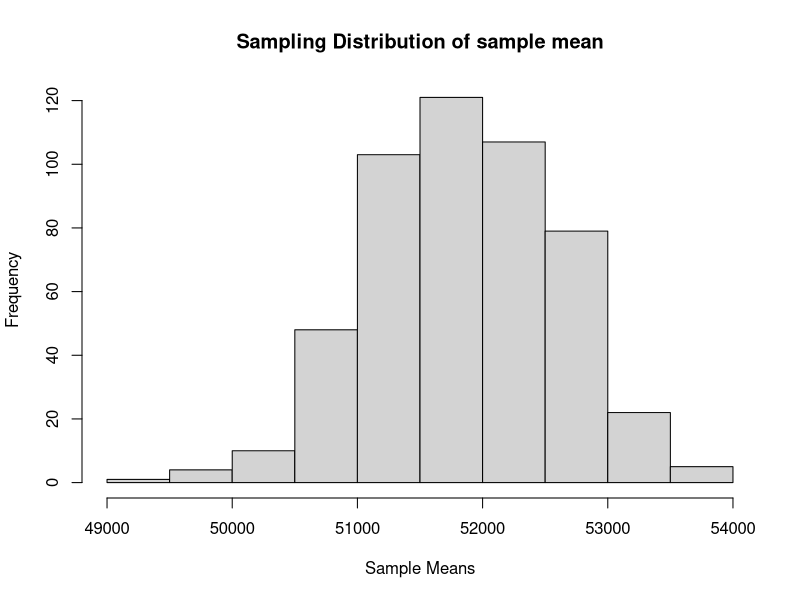
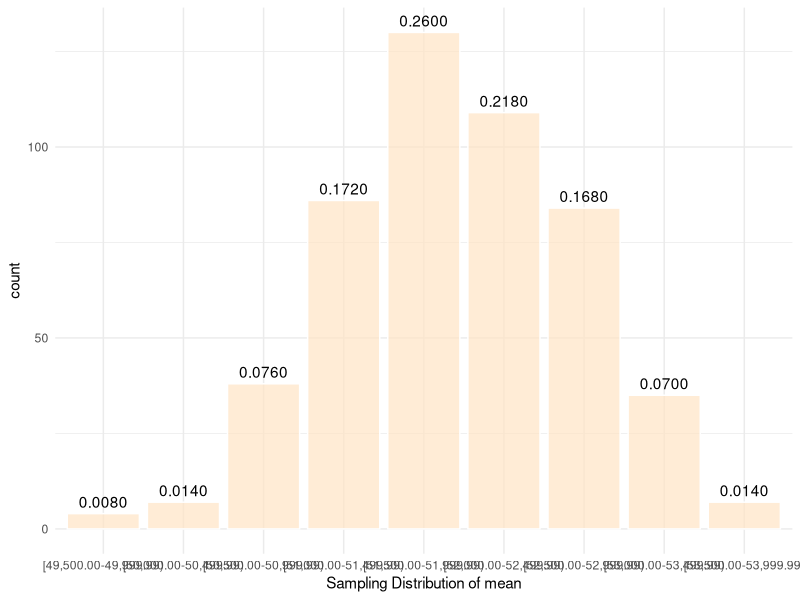

Write R code to recreate these figures, in order.
# Sample R-script to generate sampling distribution of 500 random samples of size 30.

mean_x = 0

for (i in 1:500){
  
  # Random Sample with mu=51800 sd=4000 
  x <- rnorm(30, mean = 51800, sd = 4000)
  mean_x[i] = mean(x)
}

length(mean_x)
summary(mean_x)
mean(mean_x)
sd(mean_x)
hist(mean_x, main="Sampling Distribution of sample mean", 
     xlab="Sample Means")


# Creating BINS

bin_names <- c("[49,500.00-49,999.99)","[50,000.00-50,499.99)", "[50,500.00-50,999.99)",
               "[51,000.00-51,499.99)", "[51,500.00-51,999.99)", "[52,000.00-52,499.99)", 
               "[52,500.00-52,999.99)","[53,000.00-53,499.99)", "[53,500.00-53,999.99)")


#?cut()
bin_distribution <- cut(mean_x, breaks=9, include.lowest=TRUE, right=FALSE, 
                        labels=bin_names)

summary(bin_distribution)


# Plotting the Bin Distribution
install.packages("tidyverse")
library(tidyverse)


ggplot(data = as_tibble(bin_distribution), mapping = aes(x=value)) + 
  geom_bar(fill="bisque",color="white",alpha=0.7) + 
  stat_count(geom="text", aes(label=sprintf("%.4f",..count../length(bin_distribution))), vjust=-0.5) +
  labs(x='Sampling Distribution of mean') +
  theme_minimal() 
